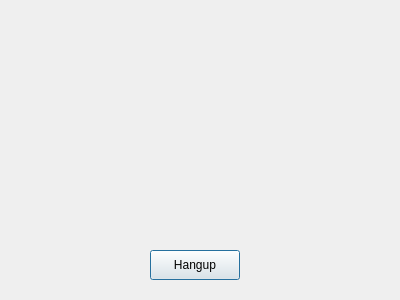
<?xml version="1.0" encoding="UTF-8"?>
<ui version="4.0">
 <class>Dialog_Dial</class>
 <widget class="QDialog" name="Dialog_Dial">
  <property name="geometry">
   <rect>
    <x>0</x>
    <y>0</y>
    <width>400</width>
    <height>300</height>
   </rect>
  </property>
  <property name="windowTitle">
   <string>Outgoing Call</string>
  </property>
  <widget class="QPushButton" name="pushButton_Hangup">
   <property name="geometry">
    <rect>
     <x>150</x>
     <y>250</y>
     <width>90</width>
     <height>30</height>
    </rect>
   </property>
   <property name="text">
    <string>Hangup</string>
   </property>
  </widget>
  <widget class="QLabel" name="label_outgoing_pic">
   <property name="geometry">
    <rect>
     <x>110</x>
     <y>50</y>
     <width>171</width>
     <height>171</height>
    </rect>
   </property>
   <property name="text">
    <string/>
   </property>
   <property name="pixmap">
    <pixmap resource="resources.qrc">:/resources/img/resources/img/outgoing.png</pixmap>
   </property>
   <property name="scaledContents">
    <bool>true</bool>
   </property>
  </widget>
 </widget>
 <resources>
  <include location="resources.qrc"/>
 </resources>
 <connections/>
</ui>
